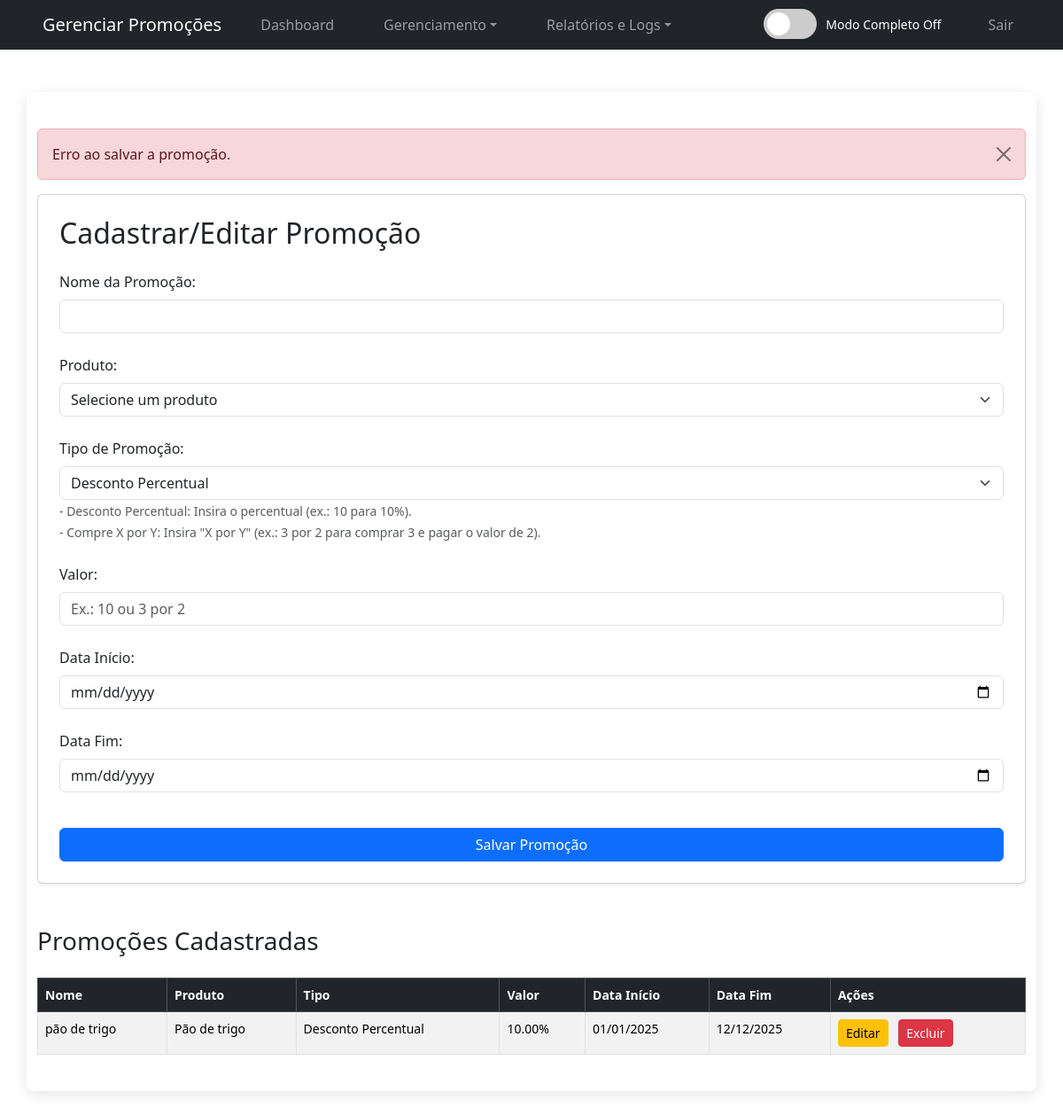
The page /gerenciar_promocoes.php?erro=id_nao_fornecido (signed in) on the database its author committed.
### tables this page shows
CREATE TABLE `promocoes` (
  `id` int(11) NOT NULL AUTO_INCREMENT,
  `nome` varchar(100) NOT NULL,
  `tipo` enum('percentual','leve_pague') NOT NULL,
  `valor` decimal(10,2) NOT NULL,
  `produto_id` int(11) DEFAULT NULL,
  `categoria_id` int(11) DEFAULT NULL,
  `data_inicio` date NOT NULL,
  `data_fim` date NOT NULL,
  `ativa` tinyint(1) DEFAULT 1,
  PRIMARY KEY (`id`),
  KEY `categoria_id` (`categoria_id`),
  KEY `fk_promocoes_produto` (`produto_id`),
  CONSTRAINT `fk_promocoes_produto` FOREIGN KEY (`produto_id`) REFERENCES `produtos` (`id`) ON DELETE CASCADE,
  CONSTRAINT `promocoes_ibfk_1` FOREIGN KEY (`produto_id`) REFERENCES `produtos` (`id`) ON DELETE SET NULL,
  CONSTRAINT `promocoes_ibfk_2` FOREIGN KEY (`categoria_id`) REFERENCES `categorias` (`id`) ON DELETE SET NULL
);

CREATE TABLE `produtos` (
  `id` int(11) NOT NULL AUTO_INCREMENT,
  `nome_produto` varchar(100) NOT NULL,
  `descricao` text DEFAULT NULL,
  `quantidade` int(10) unsigned NOT NULL DEFAULT 0,
  `preco` decimal(10,2) NOT NULL,
  `imagem` varchar(255) DEFAULT NULL COMMENT 'Nome do arquivo da imagem',
  `estoque_minimo` int(10) unsigned NOT NULL DEFAULT 0,
  `categoria_id` int(11) DEFAULT NULL,
  `data_validade` date DEFAULT NULL,
  `fornecedor_id` int(11) DEFAULT NULL,
  PRIMARY KEY (`id`),
  KEY `fk_categoria` (`categoria_id`),
  KEY `fornecedor_id` (`fornecedor_id`),
  CONSTRAINT `fk_categoria` FOREIGN KEY (`categoria_id`) REFERENCES `categorias` (`id`),
  CONSTRAINT `produtos_ibfk_1` FOREIGN KEY (`fornecedor_id`) REFERENCES `fornecedores` (`id`) ON DELETE SET NULL
);

### gerenciar_promocoes.php (the view, shortened to what this page needs)
<?php
require_once 'conexao.php';
$sql_promocoes = "SELECT p.*, pr.nome_produto
                  FROM promocoes p
                  JOIN produtos pr ON p.produto_id = pr.id";
$resultado_promocoes = $conexao->query($sql_promocoes);
$promocoes = [];
while ($row = $resultado_promocoes->fetch_assoc()) {
    $promocoes[] = $row;
}
?>
<!DOCTYPE html>
<html lang="pt-BR">
<head>
    <link rel="stylesheet" href="style.css">
    <link href="https://cdn.jsdelivr.net/npm/bootstrap@5.3.3/dist/css/bootstrap.min.css" rel="stylesheet">
</head>
<body>
    <?php include 'navbar.php'; ?>
    <div class="container mt-5">
        <?php if (isset($_GET['erro'])): ?>
            <div class="alert alert-danger alert-dismissible fade show" role="alert">
                <?php
                if ($_GET['erro'] === 'data_vazia') echo "Erro: As datas de início e fim são obrigatórias.";
                elseif ($_GET['erro'] === 'data_invalida') echo "Erro: Data inválida.";
                elseif ($_GET['erro'] === 'data_inicio_maior') echo "Erro: A data de início não pode ser maior que a data de fim.";
                elseif ($_GET['erro'] === 'produto_nao_selecionado') echo "Erro: Selecione um produto para a promoção.";
                elseif ($_GET['erro'] === 'tipo_invalido') echo "Erro: Tipo de promoção inválido.";
                else echo "Erro ao salvar a promoção.";
                ?>
                <button type="button" class="btn-close" data-bs-dismiss="alert" aria-label="Close"></button>
            </div>
        <?php endif; ?>
        <div class="card p-4 shadow-sm">
            <h2 class="mb-4">Cadastrar/Editar Promoção</h2>
            <form method="POST" action="gerenciar_promocoes.php">
                <div class="form-group">
                    <label for="nome" class="form-label">Nome da Promoção:</label>
                    <input type="text" class="form-control" id="nome" name="nome" required>
                </div>
                <div class="form-group">
                    <label for="produto_id" class="form-label">Produto:</label>
                    <select class="form-select" name="produto_id" required>
                        <option value="">Selecione um produto</option>
                    </select>
                </div>
                <div class="form-group">
                    <label for="tipo" class="form-label">Tipo de Promoção:</label>
                    <select class="form-select" name="tipo" required>
                        <option value="percentual">Desconto Percentual</option>
                    </select>
                    <small class="form-text text-muted">
                        - Desconto Percentual: Insira o percentual (ex.: 10 para 10%).<br>
                        - Compre X por Y: Insira "X por Y" (ex.: 3 por 2 para comprar 3 e pagar o valor de 2).
                    </small>
                </div>
                <div class="form-group">
                    <label for="valor" class="form-label">Valor:</label>
                    <input type="text" class="form-control" id="valor" name="valor" required placeholder="Ex.: 10 ou 3 por 2">
                </div>
                <div class="form-group">
                    <label for="data_inicio" class="form-label">Data Início:</label>
                    <input type="date" class="form-control" name="data_inicio" required>
                </div>
                <div class="form-group">
                    <label for="data_fim" class="form-label">Data Fim:</label>
                    <input type="date" class="form-control" name="data_fim" required>
                </div>
                <button type="submit" class="btn btn-primary w-100 mt-3">Salvar Promoção</button>
            </form>
        </div>
        <div class="table-responsive mt-5">
            <h3 class="mb-4">Promoções Cadastradas</h3>
            <table class="table table-striped table-bordered">
                <thead class="table-dark">
                    <tr>
                        <th>Nome</th>
                        <th>Produto</th>
                        <th>Tipo</th>
                        <th>Valor</th>
                        <th>Data Início</th>
                        <th>Data Fim</th>
                        <th>Ações</th>
                    </tr>
                </thead>
                <tbody>
                    <?php if (!empty($promocoes)): ?>
                        <?php foreach ($promocoes as $promocao): ?>
                            <tr>
                                <td><?php echo htmlspecialchars($promocao['nome']); ?></td>
                                <td><?php echo htmlspecialchars($promocao['nome_produto']); ?></td>
                                <td><?php echo $promocao['tipo'] === 'percentual' ? 'Desconto Percentual' : 'Compre X por Y'; ?></td>
                                <td>
                                    <?php echo $promocao['tipo'] === 'percentual'
                                        ? htmlspecialchars($promocao['valor']) . '%'
                                        : htmlspecialchars($promocao['valor']); ?>
                                </td>
                                <td><?php echo date('d/m/Y', strtotime($promocao['data_inicio'])); ?></td>
                                <td><?php echo date('d/m/Y', strtotime($promocao['data_fim'])); ?></td>
                                <td>
                                    <a href="editar_promocao.php?id=<?php echo $promocao['id']; ?>" class="btn btn-warning btn-sm">Editar</a>
                                    <a href="gerenciar_promocoes.php?excluir=<?php echo $promocao['id']; ?>"
                                        class="btn btn-danger btn-sm ms-2"
                                        onclick="return confirm('Tem certeza que deseja excluir esta promoção?')">Excluir</a>
                                </td>
                            </tr>
                        <?php endforeach; ?>
                    <?php else: ?>
                        <tr>
                            <td colspan="7" class="text-center">Nenhuma promoção cadastrada.</td>
                        </tr>
                    <?php endif; ?>
                </tbody>
            </table>
        </div>
    </div>
</body>
</html>

### style.css (style rules this page uses)
* { margin: 0; padding: 0; box-sizing: border-box; }
body { font-family: 'Segoe UI', Arial, sans-serif; background-color: #f5f6fa; color: #333; line-height: 1.6; }
.container { width: 70%; max-width: 900px; margin: 40px auto; background-color: white; padding: 25px; box-shadow: 0 4px 15px rgba(0,0,0,0.1); border-radius: 8px; }
h2 { color: #2c3e50; margin-bottom: 20px; font-size: 24px; }
input, select, textarea, button { width: 100%; padding: 12px; margin: 10px 0; border-radius: 5px; border: 1px solid #ddd; font-size: 15px; transition: border-color 0.3s ease; }
button { background-color: #e74c3c; color: white; cursor: pointer; font-weight: bold; transition: background-color 0.3s ease, transform 0.2s ease; }
table { width: 100%; border-collapse: collapse; margin-top: 20px; font-size: 14px; }
th, td { padding: 12px 15px; border: 1px solid #ddd; text-align: left; }
th { background-color: #2c3e50; color: white; font-weight: bold; }
.btn { display: inline-block; padding: 8px 12px; text-decoration: none; border-radius: 4px; font-size: 14px; transition: background-color 0.3s ease, transform 0.2s ease; }

### gerenciar_promocoes.php (style rules this page uses)
.form-group { margin-bottom: 1.5rem; }
.table-responsive { margin-top: 2rem; }
.alert { margin-top: 1rem; }

### rows shown on the page
promocoes: nome "pão de trigo", produto.nome_produto "Pão de trigo", tipo "Desconto Percentual", valor "10.00", data_inicio "01/01/2025", data_fim "12/12/2025"

### other values the page prints
$title "Gerenciar Promoções"
